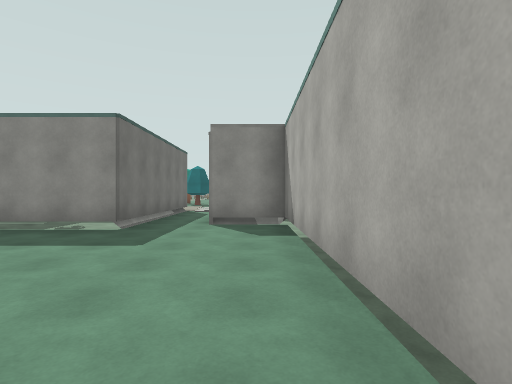
[1] (above)

15 first-person views from a walk through a 3-D level made in the Unity game engine. The camera is 1.4 m above the floor, looks level and sees 80° across. The floor is counted in squares, 2 m on a side. Each view is taken from the middle of a square. On the plan, view 1 faces up. The plan holds only what a view shows up to about 10 squares ahead; the rest is blank. The place goes on beyond the plan.

[2]
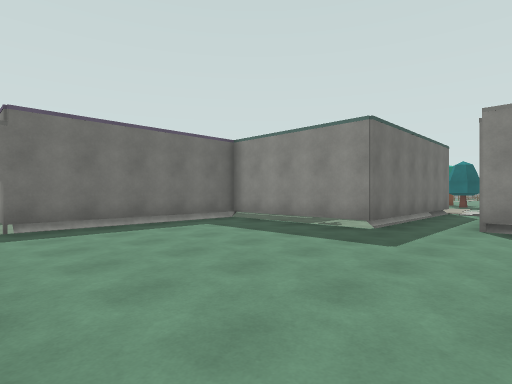

[3]
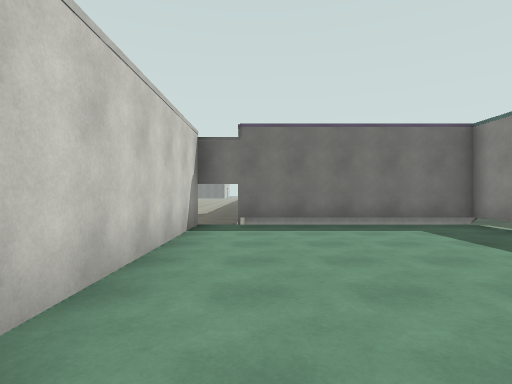

[4]
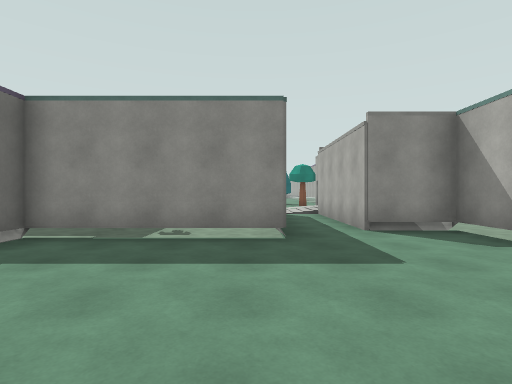

[5]
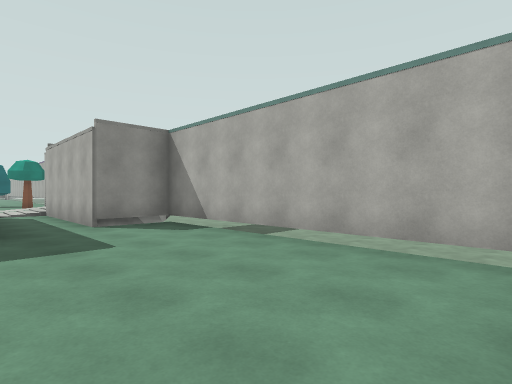

[6]
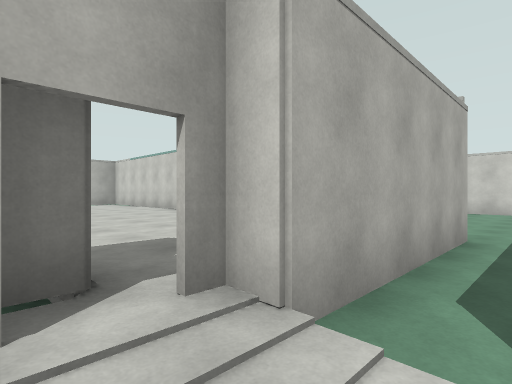

[7]
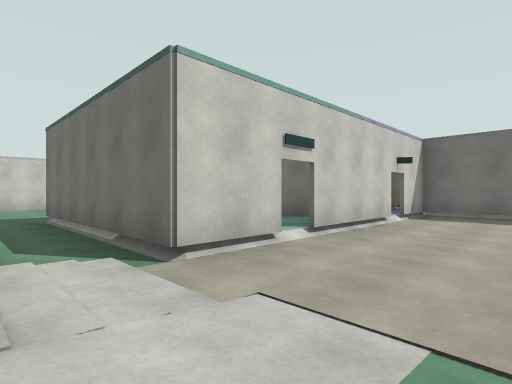

[8]
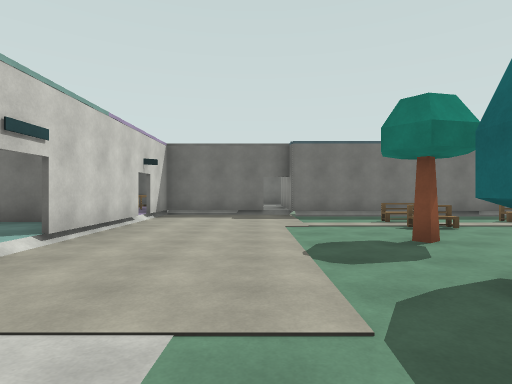

[9]
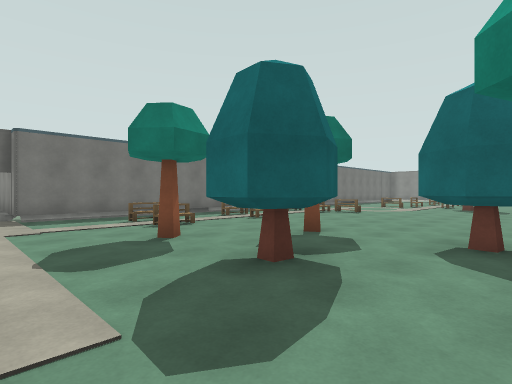

[10]
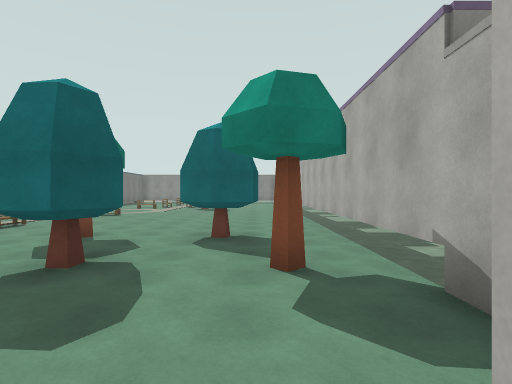

[11]
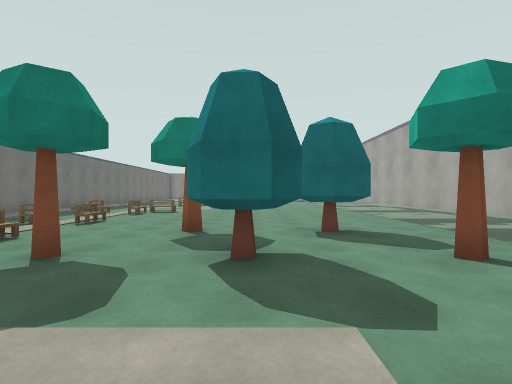

[12]
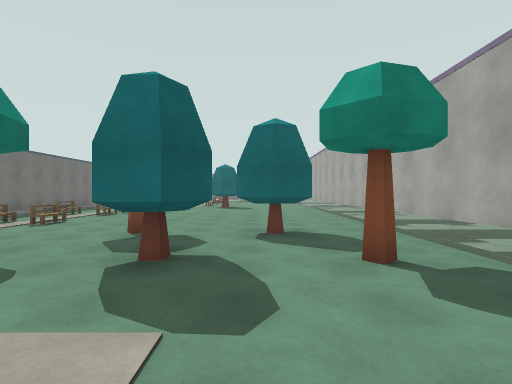

[13]
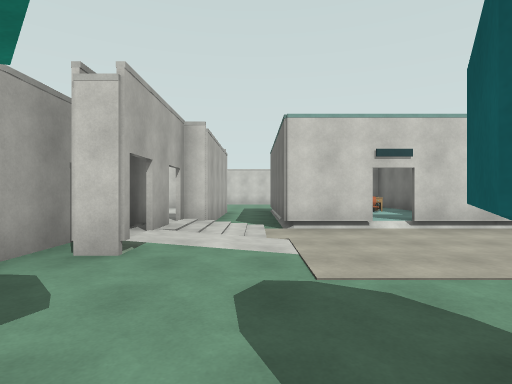

[14]
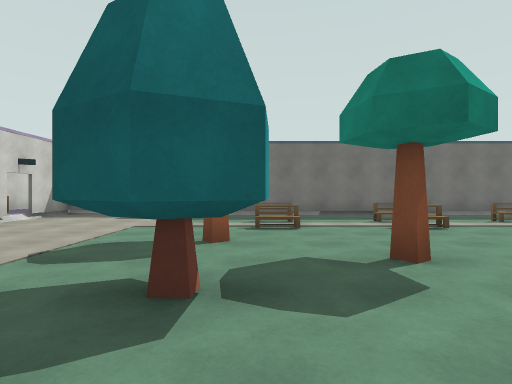

[15]
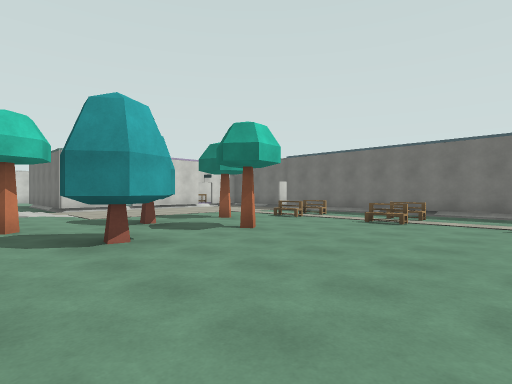

### Floor plan
Key: @ floor where view 1 was taken; # wall or solid block; x gap in a wall; . main floor; : floor 0.25 m higher than the main floor; / step, stairs or slope; O other object.
Columns run from 10 left of view 1 to 8 right of it. Each row starts with its distance up from view 1.
 23 #.OO.......#
 22 #..........#
 21 #..........#
 20 #.//.......#
 19 #.....O.OO.#
 18 #.OO....OO.#
 17 #.//...O...#
 16 #....O.O.O.#
 15 #..........#
 14 #..........#
 13 #........:##
 12 #......../#
 11 #####xx#/##:::
 10    ##: #.#:::::::
  9     #O #.#:  ::::::
  8     #  #.#    :::::
  7    ##  #.###
  6    #####...#
  5    #.......#
  4    #.......#
  3    #.......#
  2    #.......#
  1    #.......#
  0     ......@#
 -1     #######

Where each view was taken, in squares from view 1:
view 1: 0 up, 0 right, facing up
view 2: 0 up, 0 right, facing up-left
view 3: 1 up, 0 right, facing left
view 4: 1 up, 3 left, facing up
view 5: 0 up, 3 left, facing up-right
view 6: 12 up, 2 left, facing down-right
view 7: 14 up, 1 left, facing down-left
view 8: 14 up, 1 left, facing left
view 9: 14 up, 1 left, facing up-left
view 10: 13 up, 1 left, facing up
view 11: 13 up, 3 left, facing up
view 12: 13 up, 2 left, facing up
view 13: 17 up, 2 left, facing down
view 14: 17 up, 1 left, facing left
view 15: 23 up, 0 right, facing down-left
